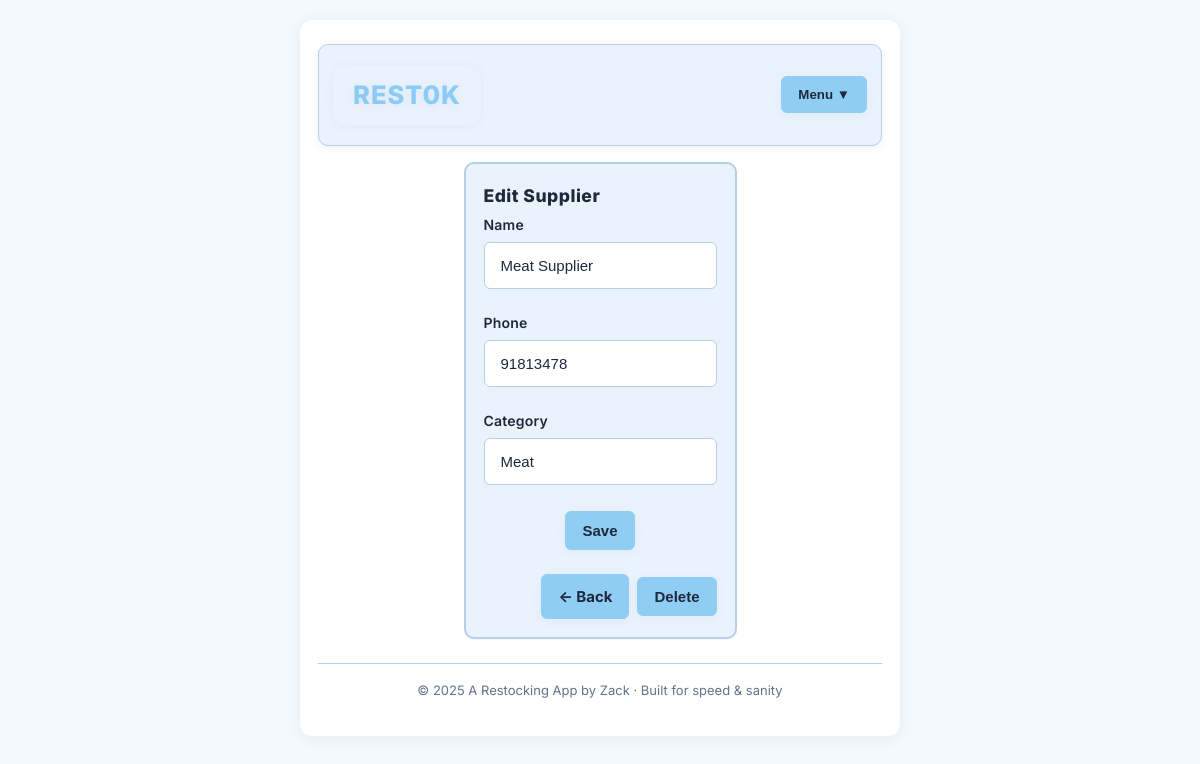
The page /suppliers/2/edit on the database its author committed.
### models.py (models this page shows)
class Supplier(db.Model):
    __tablename__ = "suppliers"
    id = db.Column(db.Integer, primary_key=True)
    name = db.Column(db.String(100), nullable=False)
    email = db.Column(db.String(100), nullable=True)
    phone = db.Column(db.String(20), nullable=False)
    category = db.Column(db.String(64))
    notes = db.Column(db.Text, nullable=True)
    items = db.relationship("Item", backref="supplier", cascade="all, delete-orphan")

### app.py (the view, shortened to what this page needs)
    @app.route("/suppliers/<int:supplier_id>/edit", methods=["GET", "POST"])
    def edit_supplier(supplier_id):
        supplier = Supplier.query.get_or_404(supplier_id)
        return render_template("edit_supplier.html", supplier=supplier)

### templates/edit_supplier.html
{% extends "base.html" %}
{% block content %}
<div class="card" style="max-width:400px; margin:auto; padding:18px;">
  <h3 style="margin-top:0;">Edit Supplier</h3>
  <form method="post" class="grid" style="gap: 12px;">
    <label class="form-label">
      <span>Name</span>
      <input name="name" value="{{ supplier.name }}" required class="input-wide">
    </label>
    <label class="form-label">
      <span>Phone</span>
      <input name="phone" value="{{ supplier.phone }}" class="input-wide">
    </label>
    <label class="form-label">
      <span>Category</span>
      <input name="category" value="{{ supplier.category }}" class="input-wide">
    </label>
    <button type="submit" class="btn primary" style="font-size:1rem;">Save</button>
    <div class="row" style="justify-content:flex-end; gap:8px; margin-top:12px;">
      <a href="{{ url_for('suppliers_list') }}" class="btn" style="font-size:1rem;">← Back</a>
      <form method="post" action="{{ url_for('supplier_delete', supplier_id=supplier.id) }}" style="display:inline;">
        <button type="submit" class="btn btn-delete" style="font-size:1rem;" onclick="return confirm('Delete this supplier?')">Delete</button>
      </form>
    </div>
  </form>
</div>
{% endblock %}

### static/style.css (style rules this page uses)
*, *::before, *::after { box-sizing: border-box; }
html, body { height: 100%; margin: 0; font: var(--fs)/1.55 var(--font); color: var(--text); background: var(--bg); padding: 0; }
:root { --bg: #f4f8ff; --card: #eaf2fb; --text: #1e293b; --muted: #64748b; --brand: #90cdf4; --brand-600: #60a5fa; --accent: #90cdf4; --accent-600: #60a5fa; --border: #b6d0ea; --ring: rgba(96, 165, 250, .18); --shadow-sm: 0 1px 2px rgba(16, 24, 40, .04); --shadow: 0 2px 8px rgba(16, 24, 40, .06); --radius-sm: 6px; --radius: 10px; --radius-lg: 14px; --font: "Inter", system-ui, -apple-system, Segoe UI, Roboto, "Helvetica Neue", Arial, sans-serif; --fs-xs: 12px; --fs-sm: 13px; --fs: 15px; --fs-md: 16px; --fs-lg: 18px; --fs-xl: 22px; --sp-1: 6px; --sp-2: 10px; --sp-3: 12px; --sp-4: 14px; --sp-5: 16px; --sp-6: 20px; --sp-8: 24px; }
body { padding: var(--sp-6); -webkit-font-smoothing: antialiased; -moz-osx-font-smoothing: grayscale; }
label { font-weight: 600; font-size: var(--fs-sm); }
input, select, textarea { width: 100%; box-sizing: border-box; padding: 14px 16px; border-radius: var(--radius-sm); border: 1px solid var(--border); background: #fff; color: var(--text); font-size: var(--fs); margin-top: 6px; }
.form-label { width: 100%; display: flex; flex-direction: column; align-items: flex-start; margin-bottom: 14px; }
.form-label > span { font-size: 1.08em; font-weight: 600; color: var(--text); margin-bottom: 2px; letter-spacing: 0.2px; line-height: 1.2; white-space: nowrap; overflow: hidden; text-overflow: ellipsis; }
.btn { display: inline-flex; align-items: center; gap: 8px; padding: 10px 16px; border-radius: var(--radius-sm); border: 1px solid var(--brand); background: linear-gradient(90deg, var(--brand) 70%, var(--accent) 100%); color: #1e293b; text-decoration: none; cursor: pointer; font-weight: 700; box-shadow: 0 2px 8px rgba(96,165,250,0.08); transition: background .15s, border-color .15s, box-shadow .15s; }
.btn.primary { background: linear-gradient(90deg, var(--accent) 60%, var(--brand) 100%); border-color: var(--accent); color: #fff; }
.btn-delete { background: #ef4444; color: #fff; border-color: #ef4444; }
.card { background: var(--card); border: 2px solid var(--border); border-radius: var(--radius); box-shadow: var(--shadow-sm); padding: 20px 18px; overflow-wrap: break-word; word-break: break-word; box-sizing: border-box; }
.grid { display: flex; flex-direction: column; gap: var(--sp-3); width: 100%; align-items: center; }
.row { display: flex; flex-direction: row; gap: var(--sp-3); align-items: center; justify-content: center; width: 100%; flex-wrap: wrap; }
a, button, .btn, [role="button"] { outline: none; }
.btn, .btn.primary, .btn-add-item, .supplier-action-btn, .order-btn { background: var(--brand); color: #1e293b; border-color: var(--brand); font-weight: 700; box-shadow: 0 2px 8px rgba(96,165,250,0.08); border-radius: var(--radius-sm); transition: background .15s, border-color .15s, box-shadow .15s; }
.input-wide { width: 100%; max-width: 340px; box-sizing: border-box; padding: 14px 16px; font-size: var(--fs); border-radius: var(--radius-sm); border: 1px solid var(--border); margin-top: 6px; background: #fff; }
h1, h2, h3, h4, h5, h6 { font-family: var(--font); font-weight: 800; color: #1e293b; letter-spacing: 0.5px; margin-top: 0.8em; margin-bottom: 0.5em; background: none; }
body, p, li, td, th, label, span, div { font-family: var(--font); color: var(--text); font-weight: 500; background: none; }
a { color: var(--brand); text-decoration: none; font-weight: 600; transition: color 0.15s; }

### rows shown on the page
Supplier: name "Meat Supplier", phone "91813478", category "Meat"

### other values the page prints
{{ 2025 }} "2025"
